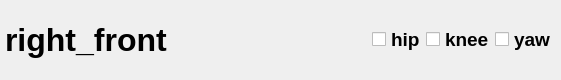
<?xml version="1.0" encoding="UTF-8"?>
<ui version="4.0">
 <class>DataPlotWidget</class>
 <widget class="QWidget" name="DataPlotWidget">
  <property name="geometry">
   <rect>
    <x>0</x>
    <y>0</y>
    <width>561</width>
    <height>80</height>
   </rect>
  </property>
  <property name="acceptDrops">
   <bool>true</bool>
  </property>
  <property name="windowTitle">
   <string>Plot</string>
  </property>
  <layout class="QVBoxLayout" name="verticalLayout">
   <property name="spacing">
    <number>0</number>
   </property>
   <property name="leftMargin">
    <number>0</number>
   </property>
   <property name="topMargin">
    <number>0</number>
   </property>
   <property name="rightMargin">
    <number>0</number>
   </property>
   <property name="bottomMargin">
    <number>0</number>
   </property>
   <item>
    <layout class="QHBoxLayout" name="dataPlotControls">
     <property name="spacing">
      <number>0</number>
     </property>
     <property name="leftMargin">
      <number>5</number>
     </property>
     <property name="topMargin">
      <number>5</number>
     </property>
     <property name="rightMargin">
      <number>5</number>
     </property>
     <property name="bottomMargin">
      <number>5</number>
     </property>
     <item>
      <widget class="QLabel" name="label">
       <property name="font">
        <font>
         <pointsize>24</pointsize>
         <weight>75</weight>
         <bold>true</bold>
        </font>
       </property>
       <property name="text">
        <string>right_front</string>
       </property>
      </widget>
     </item>
     <item>
      <spacer name="horizontalSpacer_2">
       <property name="orientation">
        <enum>Qt::Horizontal</enum>
       </property>
       <property name="sizeHint" stdset="0">
        <size>
         <width>40</width>
         <height>20</height>
        </size>
       </property>
      </spacer>
     </item>
     <item>
      <widget class="QCheckBox" name="checkBox_hip">
       <property name="font">
        <font>
         <pointsize>14</pointsize>
         <weight>75</weight>
         <bold>true</bold>
        </font>
       </property>
       <property name="text">
        <string>hip</string>
       </property>
      </widget>
     </item>
     <item>
      <widget class="QCheckBox" name="checkBox_knee">
       <property name="font">
        <font>
         <pointsize>14</pointsize>
         <weight>75</weight>
         <bold>true</bold>
        </font>
       </property>
       <property name="text">
        <string>knee</string>
       </property>
      </widget>
     </item>
     <item>
      <widget class="QCheckBox" name="checkBox_yaw">
       <property name="font">
        <font>
         <pointsize>14</pointsize>
         <weight>75</weight>
         <bold>true</bold>
        </font>
       </property>
       <property name="text">
        <string>yaw</string>
       </property>
      </widget>
     </item>
    </layout>
   </item>
   <item>
    <layout class="QHBoxLayout" name="data_plot_layout">
     <property name="spacing">
      <number>0</number>
     </property>
    </layout>
   </item>
  </layout>
 </widget>
 <resources/>
 <connections/>
</ui>
